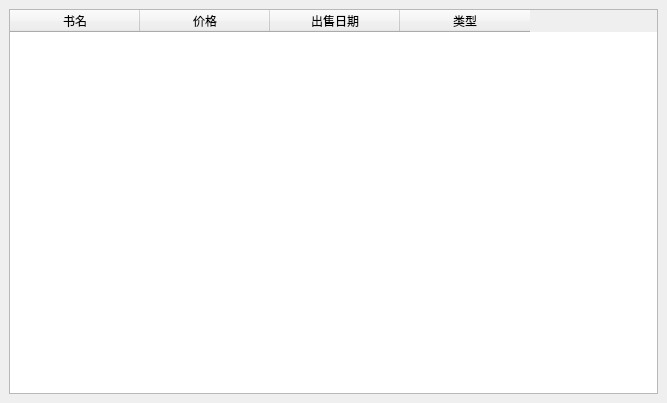
<?xml version="1.0" encoding="UTF-8"?>
<ui version="4.0">
 <class>MainWindow</class>
 <widget class="QMainWindow" name="MainWindow">
  <property name="geometry">
   <rect>
    <x>0</x>
    <y>0</y>
    <width>667</width>
    <height>403</height>
   </rect>
  </property>
  <property name="windowTitle">
   <string>我的卖书</string>
  </property>
  <widget class="QWidget" name="centralwidget">
   <layout class="QGridLayout" name="gridLayout">
    <item row="0" column="0">
     <widget class="QTableWidget" name="tableWidget">
      <property name="enabled">
       <bool>true</bool>
      </property>
      <attribute name="horizontalHeaderMinimumSectionSize">
       <number>24</number>
      </attribute>
      <attribute name="horizontalHeaderDefaultSectionSize">
       <number>130</number>
      </attribute>
      <attribute name="verticalHeaderDefaultSectionSize">
       <number>24</number>
      </attribute>
      <column>
       <property name="text">
        <string>书名</string>
       </property>
      </column>
      <column>
       <property name="text">
        <string>价格</string>
       </property>
      </column>
      <column>
       <property name="text">
        <string>出售日期</string>
       </property>
      </column>
      <column>
       <property name="text">
        <string>类型</string>
       </property>
      </column>
     </widget>
    </item>
    <item row="1" column="0">
     <layout class="QHBoxLayout" name="horizontalLayout"/>
    </item>
   </layout>
  </widget>
 </widget>
 <resources/>
 <connections/>
</ui>
